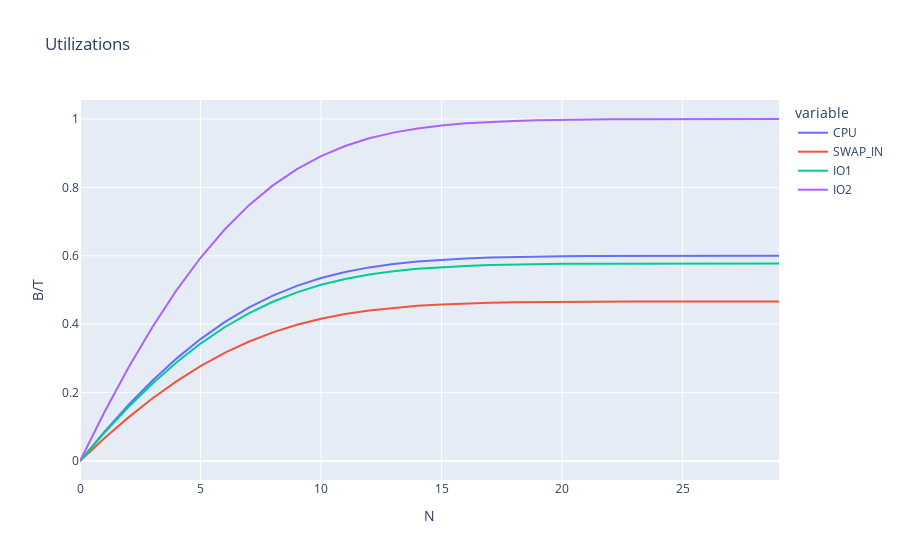

This figure's notebook cell:
### Code cell
produce_graph_and_save(utilization,"Utilizations","B/T")

### Figure 1 — Plotly figure (JSON) as saved in the notebook; plotly's stock layout.template omitted (floating-point values rounded to 4 significant figures)
{"data": [{"hovertemplate": "variable=CPU<br>N=%{x}<br>value=%{y}<extra></extra>", "legendgroup": "CPU", "line": {"color": "#636efa", "dash": "solid"}, "marker": {"symbol": "circle"}, "mode": "lines", "name": "CPU", "orientation": "v", "showlegend": true, "type": "scatter", "x": [0, 1, 2, 3, 4, 5, 6, 7, 8, 9, 10, 11, 12, 13, 14, 15, 16, 17, 18, 19, 20, 21, 22, 23, 24, 25, 26, 27, 28, 29], "xaxis": "x", "y": [0, 0.08464, 0.1631, 0.2348, 0.2994, 0.3565, 0.4062, 0.4484, 0.4835, 0.5122, 0.5349, 0.5526, 0.5661, 0.5761, 0.5834, 0.5886, 0.5923, 0.5949, 0.5966, 0.5978, 0.5985, 0.5991, 0.5994, 0.5996, 0.5998, 0.5998, 0.5999, 0.5999, 0.6, 0.6], "yaxis": "y"}, {"hovertemplate": "variable=SWAP_IN<br>N=%{x}<br>value=%{y}<extra></extra>", "legendgroup": "SWAP_IN", "line": {"color": "#EF553B", "dash": "solid"}, "marker": {"symbol": "circle"}, "mode": "lines", "name": "SWAP_IN", "orientation": "v", "showlegend": true, "type": "scatter", "x": [0, 1, 2, 3, 4, 5, 6, 7, 8, 9, 10, 11, 12, 13, 14, 15, 16, 17, 18, 19, 20, 21, 22, 23, 24, 25, 26, 27, 28, 29], "xaxis": "x", "y": [0, 0.06583, 0.1268, 0.1826, 0.2328, 0.2773, 0.3159, 0.3487, 0.3761, 0.3983, 0.416, 0.4298, 0.4403, 0.4481, 0.4538, 0.4578, 0.4607, 0.4627, 0.464, 0.4649, 0.4655, 0.4659, 0.4662, 0.4664, 0.4665, 0.4665, 0.4666, 0.4666, 0.4666, 0.4666], "yaxis": "y"}, {"hovertemplate": "variable=IO1<br>N=%{x}<br>value=%{y}<extra></extra>", "legendgroup": "IO1", "line": {"color": "#00cc96", "dash": "solid"}, "marker": {"symbol": "circle"}, "mode": "lines", "name": "IO1", "orientation": "v", "showlegend": true, "type": "scatter", "x": [0, 1, 2, 3, 4, 5, 6, 7, 8, 9, 10, 11, 12, 13, 14, 15, 16, 17, 18, 19, 20, 21, 22, 23, 24, 25, 26, 27, 28, 29], "xaxis": "x", "y": [0, 0.0815, 0.157, 0.2261, 0.2883, 0.3433, 0.3911, 0.4318, 0.4656, 0.4932, 0.5151, 0.5322, 0.5451, 0.5548, 0.5618, 0.5668, 0.5704, 0.5728, 0.5745, 0.5756, 0.5764, 0.5769, 0.5772, 0.5774, 0.5775, 0.5776, 0.5777, 0.5777, 0.5777, 0.5778], "yaxis": "y"}, {"hovertemplate": "variable=IO2<br>N=%{x}<br>value=%{y}<extra></extra>", "legendgroup": "IO2", "line": {"color": "#ab63fa", "dash": "solid"}, "marker": {"symbol": "circle"}, "mode": "lines", "name": "IO2", "orientation": "v", "showlegend": true, "type": "scatter", "x": [0, 1, 2, 3, 4, 5, 6, 7, 8, 9, 10, 11, 12, 13, 14, 15, 16, 17, 18, 19, 20, 21, 22, 23, 24, 25, 26, 27, 28, 29], "xaxis": "x", "y": [0, 0.1411, 0.2718, 0.3913, 0.4989, 0.5942, 0.6769, 0.7473, 0.8059, 0.8536, 0.8915, 0.921, 0.9435, 0.9602, 0.9723, 0.9811, 0.9872, 0.9914, 0.9943, 0.9963, 0.9976, 0.9984, 0.999, 0.9994, 0.9996, 0.9997, 0.9998, 0.9999, 0.9999, 1.0], "yaxis": "y"}], "layout": {"legend": {"title": {"text": "variable"}, "tracegroupgap": 0}, "title": {"text": "Utilizations"}, "xaxis": {"anchor": "y", "domain": [0, 1], "title": {"text": "N"}}, "yaxis": {"anchor": "x", "domain": [0, 1], "title": {"text": "B/T"}}}}
